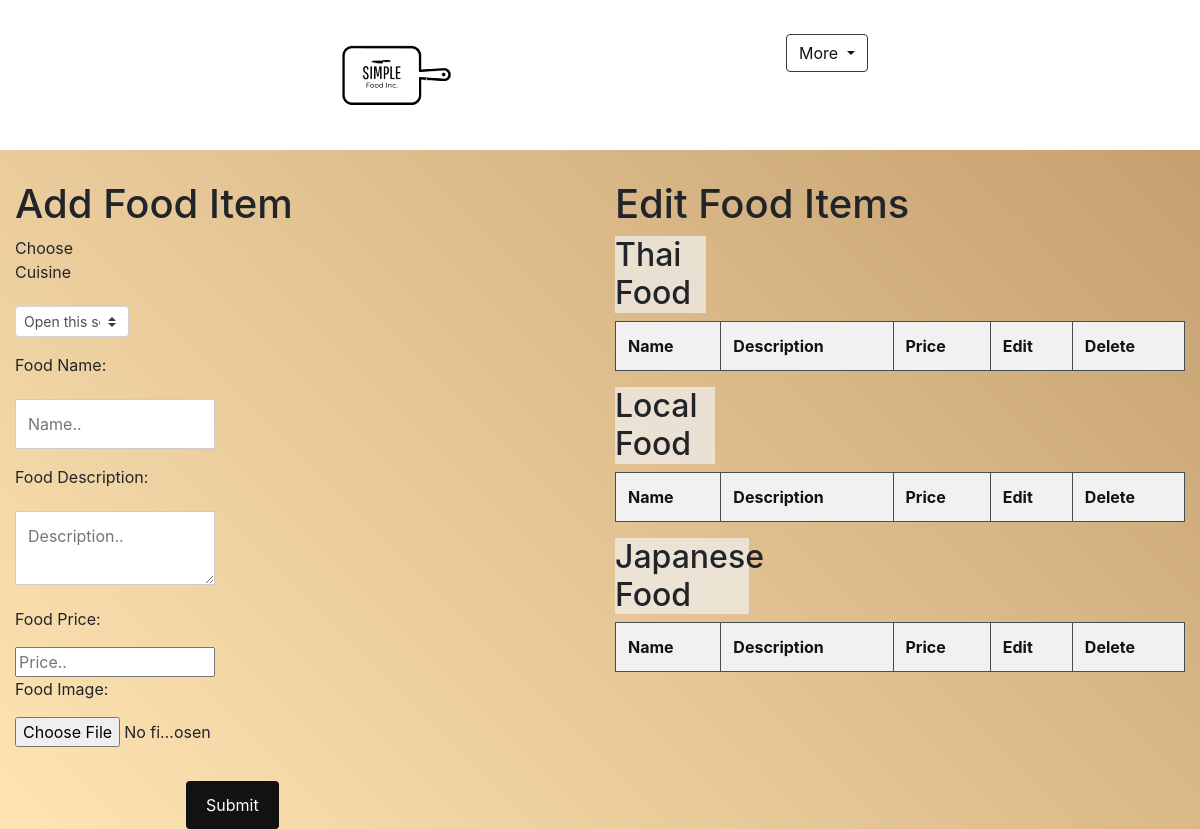
Before: /addEditFood.php with the older database file.
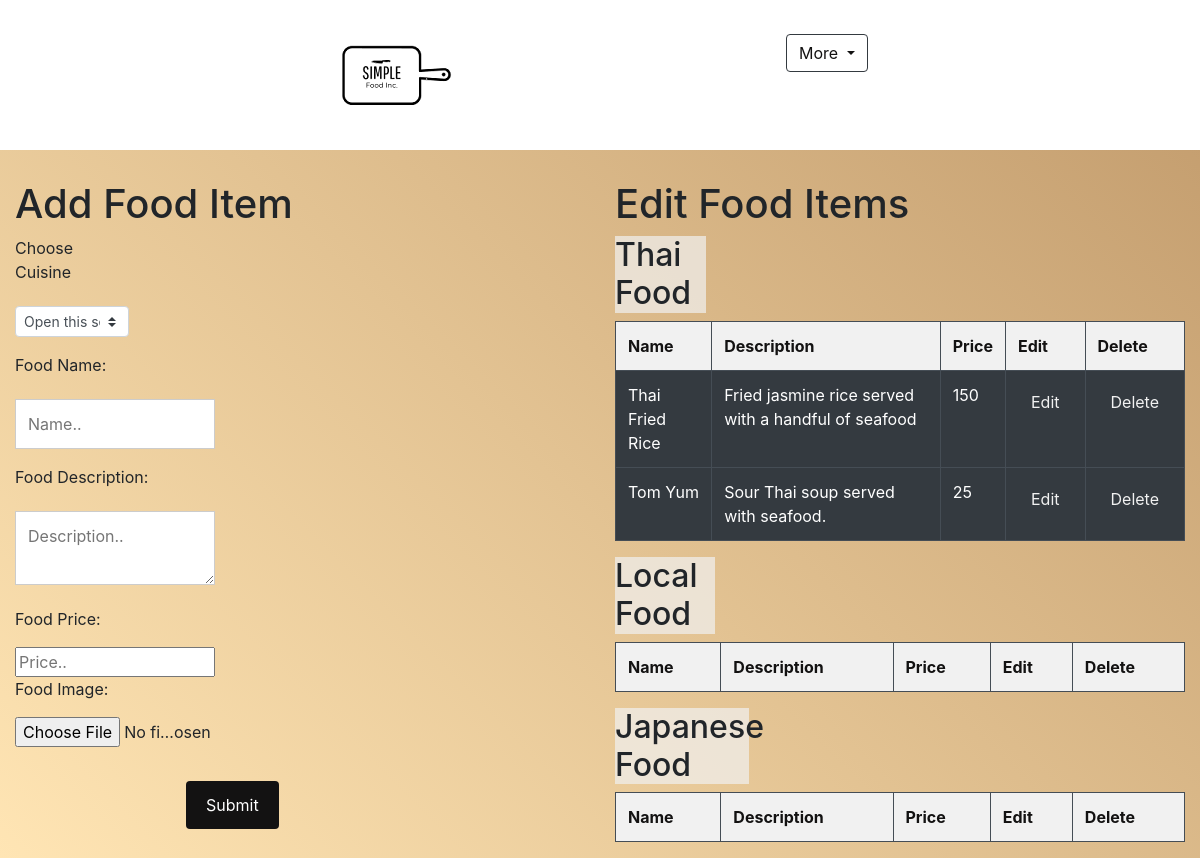
After: the same page with the newer database file.
### tables this page shows
CREATE TABLE IF NOT EXISTS `thai_food` (
  `food_ID` int(11) NOT NULL AUTO_INCREMENT,
  `food_name` varchar(50) NOT NULL,
  `food_description` varchar(255) NOT NULL,
  `food_price` int(11) NOT NULL,
  `food_img` text NOT NULL,
  PRIMARY KEY (`food_ID`)
);

### addEditFood.php (the view, shortened to what this page needs)
<!DOCTYPE html>
<html lang="en">
<head>
    <link rel="stylesheet" href="https://stackpath.bootstrapcdn.com/bootstrap/4.3.1/css/bootstrap.min.css">
</head>
<body>
    <?php
        include "header.php";
    ?>
    <div class="container-fluid addF">
        <div class="row">
            <div class="col-6">
            <h1>Add Food Item</h1>
            <form action="insertFood.php" method="POST" enctype="multipart/form-data">
                <div class="widthS">
                <p>Choose Cuisine</p>
                <select id="cuisines" class="custom-select custom-select-sm selectPos" required>
                    <option selected>Open this select menu</option>
                </select>
                </div>
                <div class="foodN">
                    <p>Food Name: </p><input type="text" name="name" placeholder="Name.." height="10px" class="food" required>
                </div>
                <div class="foodD">
                    <p>Food Description: </p><textarea type="text" name="description" placeholder="Description.." class="food" required></textarea>
                </div>
                <div class="foodP">
                    <p>Food Price: </p><input type="number" name="price" placeholder="Price.." class="food" required>
                </div>
                <div class="foodI">
                    <p>Food Image: </p><input type="file" name="image" id="photo" class="food" required>
                </div>
                    <input class="btn btn-outline-dark btn-reg" type="submit" name="insert">
            </div>
            <div class="col-6">
                <h1>Edit Food Items</h1>
                <table border="1" class="table table-dark">
                <h2 class="borderT">Thai Food</h2>
                    <tr bgcolor="f1f1f1" style="color:#131212">
                        <th class="paddingN">Name</th>
                        <th>Description</th>
                        <th>Price</th>
                        <th>Edit</th>
                        <th>Delete</th>
                    </tr>
                        <?php
                            include "conn.php";
                            $sql = "select * from thai_food";
                            $result = mysqli_query($conn, $sql);
                            while($rows = mysqli_fetch_array($result))
                            {
                                echo "<tr>";
                                echo "<td class='paddingN'>".$rows['food_name']."</td>";
                                echo "<td>".$rows['food_description']."</td>";
                                echo "<td>".$rows['food_price']."</td>";
                                echo "<td><a href='editThai.php?id=".$rows['food_ID']."'><button  class='btn btn-outline-dark ' style='color:#f1f1f1'>Edit</button></a></td>";
                                echo "<td><a href='deleteThai.php?id=".$rows['food_ID']."'><button  class='btn btn-outline-dark' style='color:#f1f1f1'>Delete</button></a></td>";
                                echo "</tr>";
                            }
                        ?>
                </table>
                <table border="1" class="table table-dark">
                <h2 class="borderL">Local Food</h2>
                    <tr bgcolor="f1f1f1" style="color:#131212">
                        <th class="paddingN">Name</th>
                        <th>Description</th>
                        <th>Price</th>
                        <th>Edit</th>
                        <th>Delete</th>
                    </tr>
                </table>
                <table border="1" class="table table-dark">
                <h2 class="borderJ">Japanese Food</h2>
                    <tr bgcolor="f1f1f1" style="color:#131212">
                        <th class="paddingN">Name</th>
                        <th>Description</th>
                        <th>Price</th>
                        <th>Edit</th>
                        <th>Delete</th>
                    </tr>
                </table>
            </div>
            </div>
        </div>
</body>
</html>

Changed rows visible on the page:
added thai_food: food_name "Thai Fried Rice", food_description "Fried jasmine rice served with a handful of seafood", food_price "150"
added thai_food: food_name "Tom Yum", food_description "Sour Thai soup served with seafood.", food_price "25"
